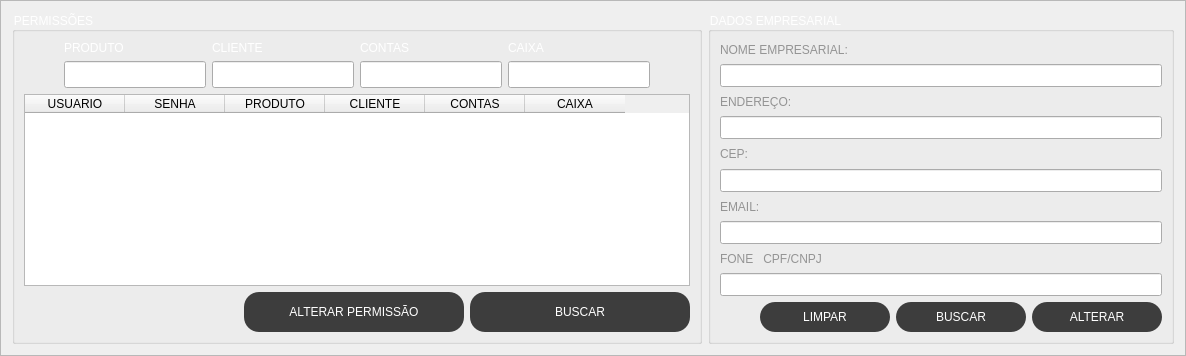
                   <widget class="QFrame" name="frm01_permissao">
                    <property name="frameShape">
                     <enum>QFrame::StyledPanel</enum>
                    </property>
                    <property name="frameShadow">
                     <enum>QFrame::Raised</enum>
                    </property>
                    <layout class="QGridLayout" name="gridLayout_9">
                     <item row="0" column="0">
                      <widget class="QGroupBox" name="groupBox_9">
                       <property name="maximumSize">
                        <size>
                         <width>700</width>
                         <height>16777215</height>
                        </size>
                       </property>
                       <property name="styleSheet">
                        <string notr="true">color: rgb(255, 255, 255);</string>
                       </property>
                       <property name="title">
                        <string>PERMISSÕES</string>
                       </property>
                       <layout class="QGridLayout" name="gridLayout_27">
                        <item row="0" column="0">
                         <layout class="QHBoxLayout" name="horizontalLayout_34">
                          <item>
                           <spacer name="horizontalSpacer_12">
                            <property name="orientation">
                             <enum>Qt::Horizontal</enum>
                            </property>
                            <property name="sizeHint" stdset="0">
                             <size>
                              <width>40</width>
                              <height>20</height>
                             </size>
                            </property>
                           </spacer>
                          </item>
                          <item>
                           <layout class="QVBoxLayout" name="verticalLayout_25">
                            <item>
                             <widget class="QLabel" name="label_79">
                              <property name="text">
                               <string>PRODUTO</string>
                              </property>
                             </widget>
                            </item>
                            <item alignment="Qt::AlignRight">
                             <widget class="QLineEdit" name="txt01_produto">
                              <property name="font">
                               <font>
                                <pointsize>12</pointsize>
                               </font>
                              </property>
                             </widget>
                            </item>
                           </layout>
                          </item>
                          <item>
                           <layout class="QVBoxLayout" name="verticalLayout_26">
                            <item>
                             <widget class="QLabel" name="label_80">
                              <property name="text">
                               <string>CLIENTE</string>
                              </property>
                             </widget>
                            </item>
                            <item alignment="Qt::AlignRight">
                             <widget class="QLineEdit" name="txt01_cliente">
                              <property name="font">
                               <font>
                                <pointsize>12</pointsize>
                               </font>
                              </property>
                             </widget>
                            </item>
                           </layout>
                          </item>
                          <item>
                           <layout class="QVBoxLayout" name="verticalLayout_41">
                            <item>
                             <widget class="QLabel" name="label_82">
                              <property name="text">
                               <string>CONTAS</string>
                              </property>
                             </widget>
                            </item>
                            <item alignment="Qt::AlignRight">
                             <widget class="QLineEdit" name="txt01_contas">
                              <property name="font">
                               <font>
                                <pointsize>12</pointsize>
                               </font>
                              </property>
                             </widget>
                            </item>
                           </layout>
                          </item>
                          <item>
                           <layout class="QVBoxLayout" name="verticalLayout_43">
                            <item>
                             <widget class="QLabel" name="label_81">
                              <property name="text">
                               <string>CAIXA</string>
                              </property>
                             </widget>
                            </item>
                            <item alignment="Qt::AlignRight">
                             <widget class="QLineEdit" name="txt01_caixa">
                              <property name="font">
                               <font>
                                <pointsize>12</pointsize>
                               </font>
                              </property>
                             </widget>
                            </item>
                           </layout>
                          </item>
                          <item>
                           <spacer name="horizontalSpacer_11">
                            <property name="orientation">
                             <enum>Qt::Horizontal</enum>
                            </property>
                            <property name="sizeHint" stdset="0">
                             <size>
                              <width>40</width>
                              <height>20</height>
                             </size>
                            </property>
                           </spacer>
                          </item>
                         </layout>
                        </item>
                        <item row="1" column="0">
                         <widget class="QTableWidget" name="tab01_tabela">
                          <property name="font">
                           <font>
                            <pointsize>10</pointsize>
                           </font>
                          </property>
                          <property name="cursor" stdset="0">
                           <cursorShape>PointingHandCursor</cursorShape>
                          </property>
                          <property name="styleSheet">
                           <string notr="true">color: rgb(0, 0, 0);</string>
                          </property>
                          <property name="selectionBehavior">
                           <enum>QAbstractItemView::SelectRows</enum>
                          </property>
                          <property name="showGrid">
                           <bool>false</bool>
                          </property>
                          <column>
                           <property name="text">
                            <string>USUARIO</string>
                           </property>
                          </column>
                          <column>
                           <property name="text">
                            <string>SENHA</string>
                           </property>
                          </column>
                          <column>
                           <property name="text">
                            <string>PRODUTO</string>
                           </property>
                          </column>
                          <column>
                           <property name="text">
                            <string>CLIENTE</string>
                           </property>
                          </column>
                          <column>
                           <property name="text">
                            <string>CONTAS</string>
                           </property>
                          </column>
                          <column>
                           <property name="text">
                            <string>CAIXA</string>
                           </property>
                          </column>
                         </widget>
                        </item>
                        <item row="2" column="0">
                         <layout class="QHBoxLayout" name="horizontalLayout_36">
                          <item>
                           <spacer name="horizontalSpacer_9">
                            <property name="orientation">
                             <enum>Qt::Horizontal</enum>
                            </property>
                            <property name="sizeHint" stdset="0">
                             <size>
                              <width>40</width>
                              <height>20</height>
                             </size>
                            </property>
                           </spacer>
                          </item>
                          <item>
                           <widget class="QPushButton" name="btn01_permissao">
                            <property name="minimumSize">
                             <size>
                              <width>220</width>
                              <height>40</height>
                             </size>
                            </property>
                            <property name="cursor">
                             <cursorShape>PointingHandCursor</cursorShape>
                            </property>
                            <property name="styleSheet">
                             <string notr="true">QFrame{
background-color: rgb(61, 61, 61);
}
QLabel{

background-color: #000000ff;
color: rgb(255, 255, 255);

}
QLineEdit{
border: 0px;
color: rgb(255, 255, 255);
border-bottom: 2px solid  rgb(0, 111, 167);

}
QPushButton{
background-color: rgb(61, 61, 61);
border-radius: 15px;
color: rgb(255, 255, 255);
font: 77 10pt &quot;Arial Black&quot;;
}
QPushButton:hover{
background-color:white;
border-radius: 15px;
color: rgb(0, 0, 0);
font: 77 10pt &quot;Arial Black&quot;;
}
QTableWidget{
background-color: rgb(255, 255, 255);
color: rgb(0, 0, 0);
gridline-color: rgb(0, 111, 167);

color: #000000;
}
QHeaderView::section{
background-color: rgb(0, 111, 167);
border: 1px solid rgb(0, 0, 0);

}
QTableWidget QTableCornerButton::section{
background-color: rgb(0, 0, 0);
border: 1px solid rgb(0,111, 167);
}</string>
                            </property>
                            <property name="text">
                             <string>ALTERAR PERMISSÃO</string>
                            </property>
                            <property name="icon">
                             <iconset>
                              <normaloff>../../../PycharmProjects/pythonProject4meuprojeto/projeto01/editar.png</normaloff>../../../PycharmProjects/pythonProject4meuprojeto/projeto01/editar.png</iconset>
                            </property>
                            <property name="iconSize">
                             <size>
                              <width>38</width>
                              <height>38</height>
                             </size>
                            </property>
                           </widget>
                          </item>
                          <item>
                           <widget class="QPushButton" name="btn01_buscar">
                            <property name="minimumSize">
                             <size>
                              <width>220</width>
                              <height>40</height>
                             </size>
                            </property>
                            <property name="cursor">
                             <cursorShape>PointingHandCursor</cursorShape>
                            </property>
                            <property name="styleSheet">
                             <string notr="true">QFrame{
background-color: rgb(61, 61, 61);
}
QLabel{

background-color: #000000ff;
color: rgb(255, 255, 255);

}
QLineEdit{
border: 0px;
color: rgb(255, 255, 255);
border-bottom: 2px solid  rgb(0, 111, 167);

}
QPushButton{
background-color: rgb(61, 61, 61);
border-radius: 15px;
color: rgb(255, 255, 255);
font: 77 10pt &quot;Arial Black&quot;;
}
QPushButton:hover{
background-color:white;
border-radius: 15px;
color: rgb(0, 0, 0);
font: 77 10pt &quot;Arial Black&quot;;
}
QTableWidget{
background-color: rgb(255, 255, 255);
color: rgb(0, 0, 0);
gridline-color: rgb(0, 111, 167);

color: #000000;
}
QHeaderView::section{
background-color: rgb(0, 111, 167);
border: 1px solid rgb(0, 0, 0);

}
QTableWidget QTableCornerButton::section{
background-color: rgb(0, 0, 0);
border: 1px solid rgb(0,111, 167);
}</string>
                            </property>
                            <property name="text">
                             <string>BUSCAR</string>
                            </property>
                            <property name="icon">
                             <iconset>
                              <normaloff>../../../PycharmProjects/pythonProject4meuprojeto/projeto01/pesquisar.png</normaloff>../../../PycharmProjects/pythonProject4meuprojeto/projeto01/pesquisar.png</iconset>
                            </property>
                            <property name="iconSize">
                             <size>
                              <width>38</width>
                              <height>38</height>
                             </size>
                            </property>
                           </widget>
                          </item>
                         </layout>
                        </item>
                       </layout>
                      </widget>
                     </item>
                     <item row="0" column="1">
                      <widget class="QGroupBox" name="groupBox_10">
                       <property name="minimumSize">
                        <size>
                         <width>0</width>
                         <height>0</height>
                        </size>
                       </property>
                       <property name="styleSheet">
                        <string notr="true">color: rgb(255, 255, 255);</string>
                       </property>
                       <property name="title">
                        <string>DADOS EMPRESARIAL</string>
                       </property>
                       <layout class="QGridLayout" name="gridLayout_36">
                        <item row="0" column="0">
                         <layout class="QVBoxLayout" name="verticalLayout_62">
                          <item>
                           <layout class="QVBoxLayout" name="verticalLayout_61">
                            <item>
                             <widget class="QLabel" name="label_93">
                              <property name="styleSheet">
                               <string notr="true">color: rgb(148, 148, 148);</string>
                              </property>
                              <property name="text">
                               <string>NOME EMPRESARIAL:</string>
                              </property>
                             </widget>
                            </item>
                            <item>
                             <widget class="QLineEdit" name="txt_nome_empresa">
                              <property name="font">
                               <font>
                                <pointsize>10</pointsize>
                               </font>
                              </property>
                             </widget>
                            </item>
                            <item>
                             <widget class="QLabel" name="label_94">
                              <property name="styleSheet">
                               <string notr="true">color: rgb(148, 148, 148);</string>
                              </property>
                              <property name="text">
                               <string>ENDEREÇO:</string>
                              </property>
                             </widget>
                            </item>
                            <item>
                             <widget class="QLineEdit" name="txt_end_empresa">
                              <property name="font">
                               <font>
                                <pointsize>10</pointsize>
                               </font>
                              </property>
                             </widget>
                            </item>
                            <item>
                             <widget class="QLabel" name="label_95">
                              <property name="styleSheet">
                               <string notr="true">color: rgb(148, 148, 148);</string>
                              </property>
                              <property name="text">
                               <string>CEP:</string>
                              </property>
                             </widget>
                            </item>
                            <item>
                             <widget class="QLineEdit" name="txt_cep_empresa">
                              <property name="font">
                               <font>
                                <pointsize>10</pointsize>
                               </font>
                              </property>
                             </widget>
                            </item>
                            <item>
                             <widget class="QLabel" name="label_96">
                              <property name="styleSheet">
                               <string notr="true">color: rgb(148, 148, 148);</string>
                              </property>
                              <property name="text">
                               <string>EMAIL:</string>
                              </property>
                             </widget>
                            </item>
                            <item>
                             <widget class="QLineEdit" name="txt_email_empresa">
                              <property name="font">
                               <font>
                                <pointsize>10</pointsize>
                               </font>
                              </property>
                             </widget>
                            </item>
                            <item>
                             <widget class="QLabel" name="label_97">
                              <property name="styleSheet">
                               <string notr="true">color: rgb(148, 148, 148);</string>
                              </property>
                              <property name="text">
                               <string>FONE   CPF/CNPJ</string>
                              </property>
                             </widget>
                            </item>
                            <item>
                             <widget class="QLineEdit" name="txt_fone_empresa">
                              <property name="font">
                               <font>
                                <pointsize>10</pointsize>
                               </font>
                              </property>
                             </widget>
                            </item>
                           </layout>
                          </item>
                          <item>
                           <layout class="QHBoxLayout" name="horizontalLayout_44">
                            <item>
                             <spacer name="horizontalSpacer_13">
                              <property name="orientation">
                               <enum>Qt::Horizontal</enum>
                              </property>
                              <property name="sizeHint" stdset="0">
                               <size>
                                <width>40</width>
                                <height>20</height>
                               </size>
                              </property>
                             </spacer>
                            </item>
                            <item>
                             <widget class="QPushButton" name="btn_limpar_empresa">
                              <property name="minimumSize">
                               <size>
                                <width>130</width>
                                <height>30</height>
                               </size>
                              </property>
                              <property name="cursor">
                               <cursorShape>PointingHandCursor</cursorShape>
                              </property>
                              <property name="styleSheet">
                               <string notr="true">QFrame{
background-color: rgb(61, 61, 61);
}
QLabel{

background-color: #000000ff;
color: rgb(255, 255, 255);

}
QLineEdit{
border: 0px;
color: rgb(255, 255, 255);
border-bottom: 2px solid  rgb(0, 111, 167);

}
QPushButton{
background-color: rgb(61, 61, 61);
border-radius: 15px;
color: rgb(255, 255, 255);
font: 77 10pt &quot;Arial Black&quot;;
}
QPushButton:hover{
background-color:white;
border-radius: 15px;
color: rgb(0, 0, 0);
font: 77 10pt &quot;Arial Black&quot;;
}
QTableWidget{
background-color: rgb(255, 255, 255);
color: rgb(0, 0, 0);
gridline-color: rgb(0, 111, 167);

color: #000000;
}
QHeaderView::section{
background-color: rgb(0, 111, 167);
border: 1px solid rgb(0, 0, 0);

}
QTableWidget QTableCornerButton::section{
background-color: rgb(0, 0, 0);
border: 1px solid rgb(0,111, 167);
}</string>
                              </property>
                              <property name="text">
                               <string>LIMPAR</string>
                              </property>
                             </widget>
                            </item>
                            <item>
                             <widget class="QPushButton" name="btn_buscar_empresa">
                              <property name="minimumSize">
                               <size>
                                <width>130</width>
                                <height>30</height>
                               </size>
                              </property>
                              <property name="cursor">
                               <cursorShape>PointingHandCursor</cursorShape>
                              </property>
                              <property name="styleSheet">
                               <string notr="true">QFrame{
background-color: rgb(61, 61, 61);
}
QLabel{

background-color: #000000ff;
color: rgb(255, 255, 255);

}
QLineEdit{
border: 0px;
color: rgb(255, 255, 255);
border-bottom: 2px solid  rgb(0, 111, 167);

}
QPushButton{
background-color: rgb(61, 61, 61);
border-radius: 15px;
color: rgb(255, 255, 255);
font: 77 10pt &quot;Arial Black&quot;;
}
QPushButton:hover{
background-color:white;
border-radius: 15px;
color: rgb(0, 0, 0);
font: 77 10pt &quot;Arial Black&quot;;
}
QTableWidget{
background-color: rgb(255, 255, 255);
color: rgb(0, 0, 0);
gridline-color: rgb(0, 111, 167);

color: #000000;
}
QHeaderView::section{
background-color: rgb(0, 111, 167);
border: 1px solid rgb(0, 0, 0);

}
QTableWidget QTableCornerButton::section{
background-color: rgb(0, 0, 0);
border: 1px solid rgb(0,111, 167);
}</string>
                              </property>
                              <property name="text">
                               <string>BUSCAR</string>
                              </property>
                             </widget>
                            </item>
                            <item>
                             <widget class="QPushButton" name="btn_alterar_empresa">
                              <property name="minimumSize">
                               <size>
                                <width>130</width>
                                <height>30</height>
                               </size>
                              </property>
                              <property name="cursor">
                               <cursorShape>PointingHandCursor</cursorShape>
                              </property>
                              <property name="styleSheet">
                               <string notr="true">QFrame{
background-color: rgb(61, 61, 61);
}
QLabel{

background-color: #000000ff;
color: rgb(255, 255, 255);

}
QLineEdit{
border: 0px;
color: rgb(255, 255, 255);
border-bottom: 2px solid  rgb(0, 111, 167);

}
QPushButton{
background-color: rgb(61, 61, 61);
border-radius: 15px;
color: rgb(255, 255, 255);
font: 77 10pt &quot;Arial Black&quot;;
}
QPushButton:hover{
background-color:white;
border-radius: 15px;
color: rgb(0, 0, 0);
font: 77 10pt &quot;Arial Black&quot;;
}
QTableWidget{
background-color: rgb(255, 255, 255);
color: rgb(0, 0, 0);
gridline-color: rgb(0, 111, 167);

color: #000000;
}
QHeaderView::section{
background-color: rgb(0, 111, 167);
border: 1px solid rgb(0, 0, 0);

}
QTableWidget QTableCornerButton::section{
background-color: rgb(0, 0, 0);
border: 1px solid rgb(0,111, 167);
}</string>
                              </property>
                              <property name="text">
                               <string>ALTERAR</string>
                              </property>
                             </widget>
                            </item>
                           </layout>
                          </item>
                         </layout>
                        </item>
                       </layout>
                      </widget>
                     </item>
                    </layout>
                   </widget>
